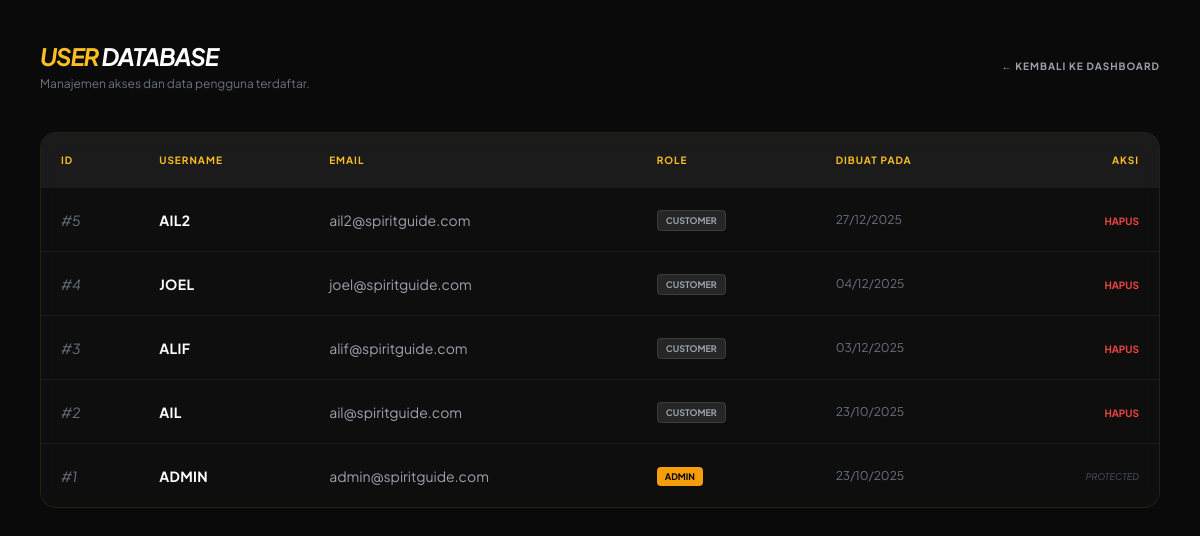
/admin_users.php (signed in), run on the app's committed database.
### tables this page shows
CREATE TABLE `users` (
  `id` int(11) NOT NULL,
  `username` varchar(100) NOT NULL,
  `email` varchar(150) NOT NULL,
  `password` varchar(255) NOT NULL,
  `role` enum('admin','customer','user') DEFAULT 'customer',
  `created_at` timestamp NOT NULL DEFAULT current_timestamp(),
  `reset_token` varchar(255) DEFAULT NULL,
  `reset_expiry` datetime DEFAULT NULL,
  `phone` varchar(20) DEFAULT NULL,
  `address` text DEFAULT NULL,
  `avatar` varchar(255) DEFAULT 'default.jpg'
);

### admin_users.php (the view, shortened to what this page needs)
<?php
include 'config/db.php';
$result = $conn->query("SELECT * FROM users ORDER BY id DESC");
?>
<!DOCTYPE html>
<html lang="id">
<head>
    <script src="https://cdn.tailwindcss.com"></script>
</head>
<body class="p-4 md:p-10">
    <div class="max-w-6xl mx-auto">
        <div class="flex justify-between items-center mb-10">
            <div>
                <h1 class="text-2xl font-bold uppercase tracking-tighter italic text-amber-400">User <span class="text-white">Database</span></h1>
                <p class="text-gray-500 text-xs mt-1">Manajemen akses dan data pengguna terdaftar.</p>
            </div>
            <a href="dashboard_admin.php" class="text-[10px] font-bold uppercase tracking-widest text-gray-400 hover:text-white transition">← Kembali ke Dashboard</a>
        </div>
        <div class="glass-card rounded-2xl overflow-hidden">
            <div class="overflow-x-auto">
                <table class="w-full text-left">
                    <thead class="bg-white/5 text-[10px] font-bold uppercase tracking-widest text-amber-400">
                        <tr>
                            <th class="p-5">ID</th>
                            <th class="p-5">Username</th>
                            <th class="p-5">Email</th>
                            <th class="p-5">Role</th>
                            <th class="p-5">Dibuat Pada</th>
                            <th class="p-5 text-right">Aksi</th>
                        </tr>
                    </thead>
                    <tbody class="text-sm divide-y divide-white/5">
                        <?php while ($u = $result->fetch_assoc()): ?>
                        <tr class="hover:bg-white/5 transition">
                            <td class="p-5 text-gray-500 italic">#<?= $u['id']; ?></td>
                            <td class="p-5 font-bold uppercase tracking-wide text-white"><?= htmlspecialchars($u['username']); ?></td>
                            <td class="p-5 text-gray-400"><?= htmlspecialchars($u['email']); ?></td>
                            <td class="p-5">
                                <span class="px-2 py-1 rounded text-[9px] font-bold uppercase <?= $u['role'] == 'admin' ? 'bg-amber-500 text-black' : 'bg-white/10 text-gray-400 border border-white/10' ?>">
                                    <?= $u['role']; ?>
                                </span>
                            </td>
                            <td class="p-5 text-gray-500 text-xs"><?= date('d/m/Y', strtotime($u['created_at'])); ?></td>
                            <td class="p-5 text-right">
                                <?php if ($u['role'] !== 'admin'): ?>
                                    <a href="?delete=<?= $u['id']; ?>" onclick="return confirm('Hapus user ini?')" class="text-red-500 text-[10px] font-bold uppercase hover:underline">Hapus</a>
                                <?php else: ?>
                                    <span class="text-gray-600 text-[9px] uppercase italic">Protected</span>
                                <?php endif; ?>
                            </td>
                        </tr>
                        <?php endwhile; ?>
                    </tbody>
                </table>
            </div>
        </div>
    </div>
</body>
</html>

### admin_users.php (style rules this page uses)
body { font-family: 'Plus Jakarta Sans', sans-serif; background: #0a0a0a; color: #e0e0e0; }
.glass-card { background: rgba(255, 255, 255, 0.02); backdrop-filter: blur(10px); border: 1px solid rgba(255, 215, 0, 0.1); }

### data on the page
users: id "5", username "AIL2", email "ail2@spiritguide.com", role "CUSTOMER", created_at "27/12/2025"
users: id "4", username "JOEL", email "joel@spiritguide.com", role "CUSTOMER", created_at "04/12/2025"
users: id "3", username "ALIF", email "alif@spiritguide.com", role "CUSTOMER", created_at "03/12/2025"
users: id "2", username "AIL", email "ail@spiritguide.com", role "CUSTOMER", created_at "23/10/2025"
users: id "1", username "ADMIN", email "admin@spiritguide.com", role "ADMIN", created_at "23/10/2025", shows "PROTECTED"
